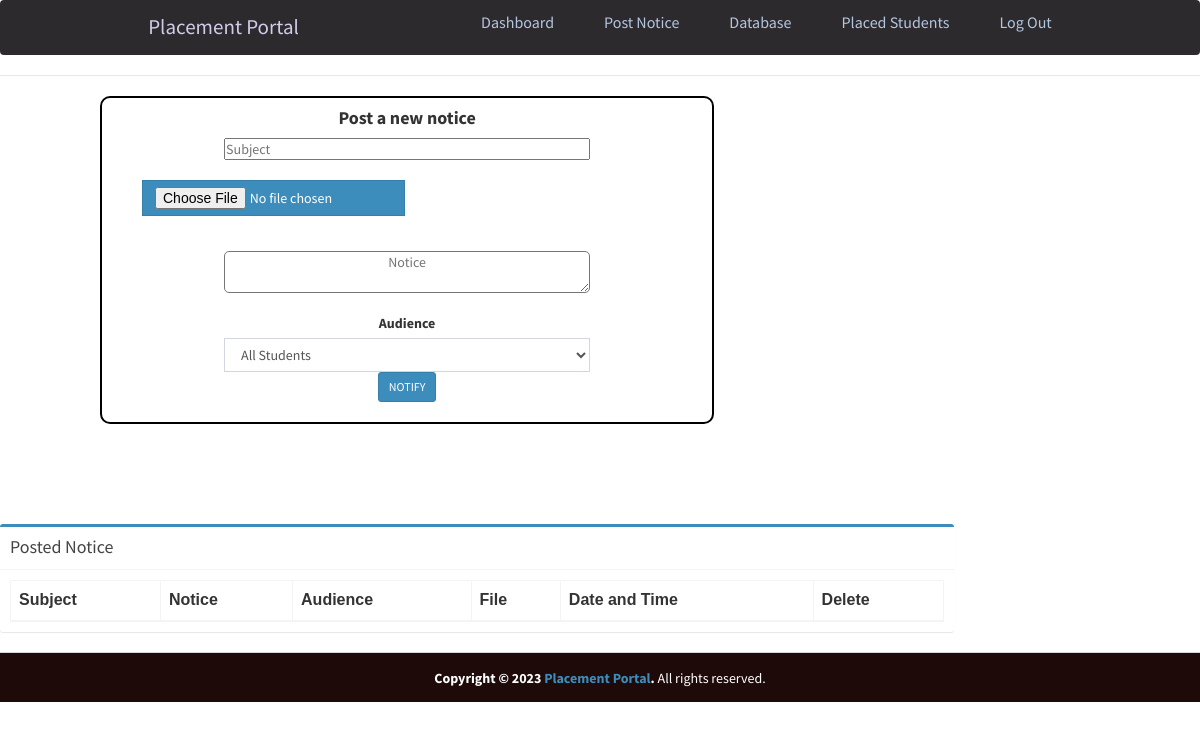
The app's page /admin/postnotice.php, older data.
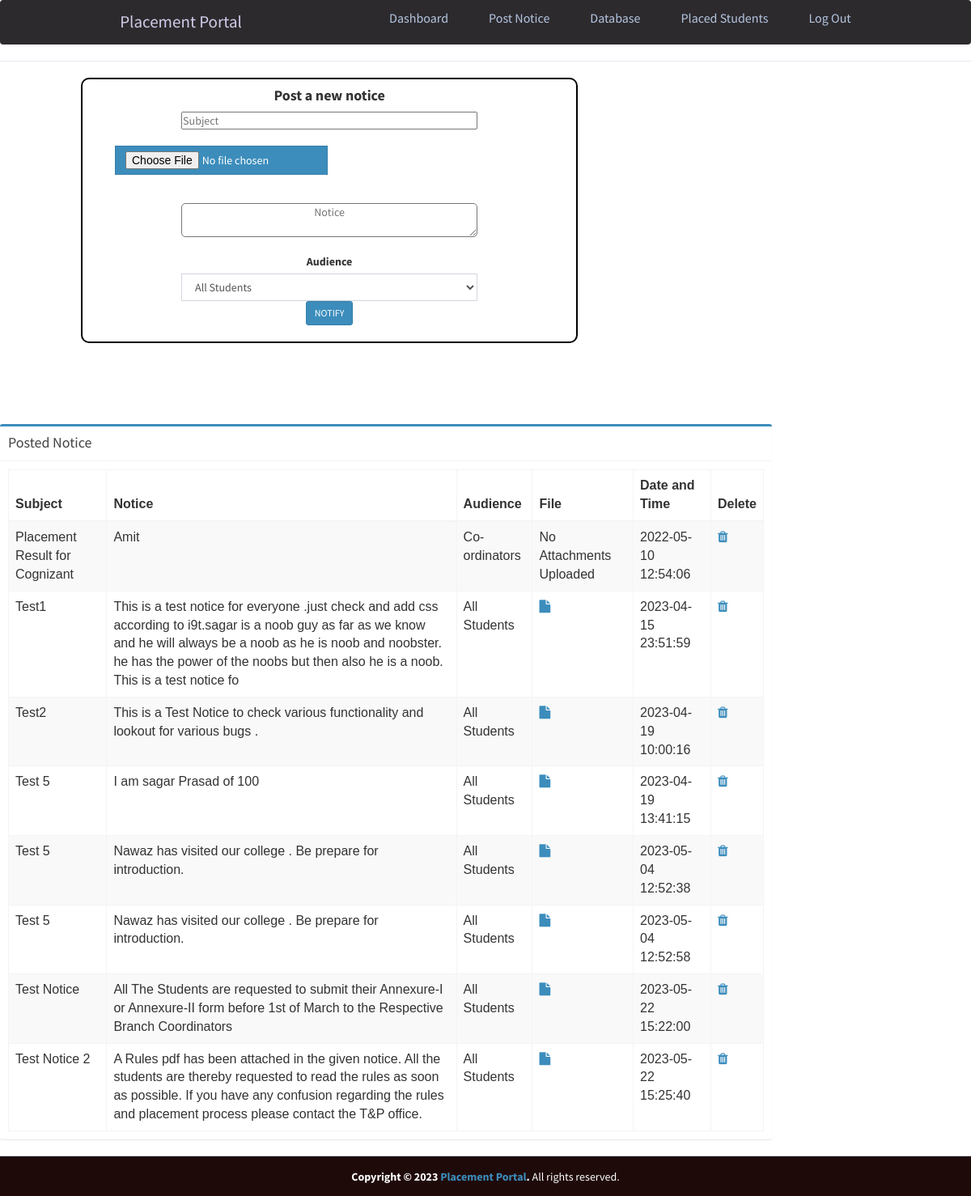
The same page, newer data.
### tables this page shows
CREATE TABLE `notice` (
  `id` int(11) NOT NULL,
  `subject` varchar(250) NOT NULL,
  `notice` varchar(255) DEFAULT NULL,
  `audience` varchar(255) DEFAULT NULL,
  `date` datetime DEFAULT NULL,
  `noticefile` varchar(255) NOT NULL,
  `hash` varchar(255) DEFAULT NULL
);

### admin/postnotice.php (the view, shortened to what this page needs)
<?php
require_once("../db.php");
?>
<!DOCTYPE html>
<html>
<head>
    <link rel="stylesheet" href="https://cdnjs.cloudflare.com/ajax/libs/twitter-bootstrap/3.3.7/css/bootstrap.min.css">
    <link rel="stylesheet" href="https://cdnjs.cloudflare.com/ajax/libs/font-awesome/4.7.0/css/font-awesome.min.css">
    <link rel="stylesheet" href="https://cdnjs.cloudflare.com/ajax/libs/ionicons/2.0.1/css/ionicons.min.css">
    <link rel="stylesheet" href="css/AdminLTE.min.css">
    <link rel="stylesheet" href="css/_all-skins.min.css">
    <link rel="stylesheet" href="css/custom.css">
</head>
<body class="hold-transition skin-green sidebar-mini">
    <?php
    include 'header.php';
    ?>
    <div class="row">
        <div class="col-xs-6 responsive">
            <section>
                <form class="centre " action="" method="POST">
                    <div>
                        <h4><strong> Post a new notice</strong></h4>
                    </div>
                    <div>
                        <input id="subject" placeholder="Subject" type="text" name="subject" style="margin:auto">
                    </div>
                    <div id="file" class="form-group">
                        <input type="file" name="file" class="btn btn-flat btn-primary">
                    </div>
                    <br>
                    <div class="form-group mt-3">
                        <textarea style="top:80px " type="input" class="input" name="input" id="input"
                            placeholder="Notice" required></textarea>
                    </div>
                    <div class="form-group text-center option">
                        <label>Audience </label>
                        <select class="form-control select2 select2-hidden-accessible" style="width: 100%" tabindex="-1"
                            aria-hidden="true" class="input" name="audience">
                            <option class="option" value="All Students">All Students</option>
                        </select>
                    </div>
                    <div class="text-center">
                        <button class="btn btn-primary btn-sm" id="submit" name="submit" type=" submit1">NOTIFY</button>
                    </div><br>
                </form>
        </div>
        <div class="col-xs-5 responsive2 ">
            <div class="box box-primary ">
                <div class="box-header with-border">
                    <h3 class="box-title">Posted Notice</h3>
                </div>
                <div class="box-body">
                    <table id="example1" class="table table-bordered table-striped">
                        <thead>
                            <tr>
                                <th>Subject</th>
                                <th>Notice</th>
                                <th>Audience</th>
                                <th>File</th>
                                <th>Date and Time</th>
                                <th>Delete</th>
                            </tr>
                        </thead>
                        <tbody>
                            <?php
                            $sql = "SELECT * FROM notice ";
                            $result = $conn->query($sql);
                            if ($result->num_rows > 0) {
                                while ($row = $result->fetch_assoc()) {
                                    ?>
                                    <td>
                                        <?php echo $row['subject']; ?>
                                    </td>
                                    <td>
                                        <?php echo $row['notice']; ?>
                                    </td>
                                    <td>
                                        <?php echo $row['audience']; ?>
                                    </td>
                                    <?php if ($row['noticefile'] != '') { ?>
                                                <td><a href="../uploads/noticefile/<?php echo $row['noticefile']; ?>"
                                                            download="<?php echo 'Notice'; ?>"><i class="fa fa-file"></i></a></td>
                                    <?php } else { ?>
                                                                                                                                                                                                                                                                                                                                                                                                                                                                                                                                                                                                                                                                                                                                                                                                                            <td>No Attachments Uploaded</td>
                                    <?php } ?>
                                    <td>
                                        <?php echo $row['date']; ?>
                                    </td>
                                    <td><a id="delete" href="deletenotice.php?id=<?php echo $row['id']; ?>"><i
                                                class="fa fa-trash"></i></a></td>
                                    <?php
                                }
                            }
                            ?>
                        </tbody>
                    </table>
                </div>
            </div>
        </div>
    </div>
    <footer class="main-footer" style="margin:auto;margin-bottom: 0px; padding:15px;
  width: 100%;
  height: 50px; position:absolute; background-color:#1f0a0a; color:white">
        <div class="text-center">
        <strong>Copyright &copy; 2023 <a href="nitap.ac.in">Placement Portal</a>.</strong> All rights
        reserved.
      </div>
    </footer>
</body>
</html>

### admin/header.php (shortened to what this page needs)
<header class="header">
    <nav class="navbar">
        <a href="#" class="nav-logo">Placement Portal</a>
        <ul class="nav-menu">
            <li class="nav-item">
                <a href="index.php" class="nav-link">Dashboard</a>
            </li>
            <li class="nav-item">
                <a href="postnotice.php" class="nav-link">Post Notice</a>
            </li>
            <li class="nav-item">
                <a href="database.php" class="nav-link">Database</a>
            </li>
            <li class="nav-item">
                <a href="placed.php" class="nav-link">Placed Students</a>
            </li>
            <li class="nav-item">
                <a href="../logout.php" class="nav-link">Log Out</a>
            </li>
        </ul>
    </nav>
</header>

### css/custom.css (style rules this page uses)
.box { font-size: medium; font-family: sans-serif; }
li { color: aqua; }

### admin/header.php (style rules this page uses)
* { margin: 0; padding: 0; box-sizing: border-box; }
html { font-size: 62.5%; font-family: 'Roboto', sans-serif; }
li { list-style: none; }
a { text-decoration: none; }
.header { border-bottom: 1px solid #E2E8F0; }
.navbar { display: flex; justify-content: space-between; align-items: center; padding: 1rem 1.5rem; background-color: #2d2a2e; }
.nav-menu { display: flex; justify-content: space-between; align-items: center; }
.nav-item { margin-left: 5rem; }
.nav-link { font-size: 1.6rem; font-weight: 400; color: #b3c6e0; }
.nav-logo { font-size: 2.1rem; font-weight: 500; color: #d0cce9; }

### admin/postnotice.php (style rules this page uses)
#file { margin-left: 40px; margin-top: 20px; }
body { background-color: white; }
.centre { margin: 20px 30px 100px 20px; text-align: center; height: 450px; width: 700px; border: 2px solid black; border-radius: 10px; display: inline-block; }
#subject { width: 86%; }
.option { width: 30%; margin: auto; }
.input { height: 200px; width: 600px; border-radius: 5px; background-color: white; text-align: center; }
@media screen and (max-width: 1447px) { .centre { height: 105%; width: 105%; margin-left: 100px; } }
@media screen and (max-width: 1447px) { .responsive2 { margin: auto; display: block; height: 80%; width: 80%; margin: auto; } }
@media screen and (max-width: 1447px) { #subject { height: 60%; width: 60%; margin: auto; } }
@media screen and (max-width: 1447px) { .option { height: 60%; width: 60%; margin: auto; } }
@media screen and (max-width: 1447px) { .input { height: 80%; width: 60%; margin: auto; } }

Row changes from the older to the newer data that the page shows:
added notice: subject "Placement Result for Cognizant", notice "Amit", audience "Co-ordinators", noticefile "No Attachments Uploaded", date "2022-05-10 12:54:06"
added notice: subject "Test1", notice "This is a test notice for everyone .just check and add css according to i9t.sagar is a noob guy as far as we know and he will always be a noob as he is noob and noobster. he has the power of the noobs but then also he is a noob. This is a test notice fo", audience "All Students", date "2023-04-15 23:51:59"
added notice: subject "Test2", notice "This is a Test Notice to check various functionality and lookout for various bugs .", audience "All Students", date "2023-04-19 10:00:16"
added notice: subject "Test 5", notice "I am sagar Prasad of 100", audience "All Students", date "2023-04-19 13:41:15"
added notice: subject "Test 5", notice "Nawaz has visited our college . Be prepare for introduction.", audience "All Students", date "2023-05-04 12:52:38"
added notice: subject "Test 5", notice "Nawaz has visited our college . Be prepare for introduction.", audience "All Students", date "2023-05-04 12:52:58"
added notice: subject "Test Notice", notice "All The Students are requested to submit their Annexure-I or Annexure-II form before 1st of March to the Respective Branch Coordinators", audience "All Students", date "2023-05-22 15:22:00"
added notice: subject "Test Notice 2", notice "A Rules pdf has been attached in the given notice. All the students are thereby requested to read the rules as soon as possible. If you have any confusion regarding the rules and placement process please contact the T&P office.", audience "All Students", date "2023-05-22 15:25:40"
